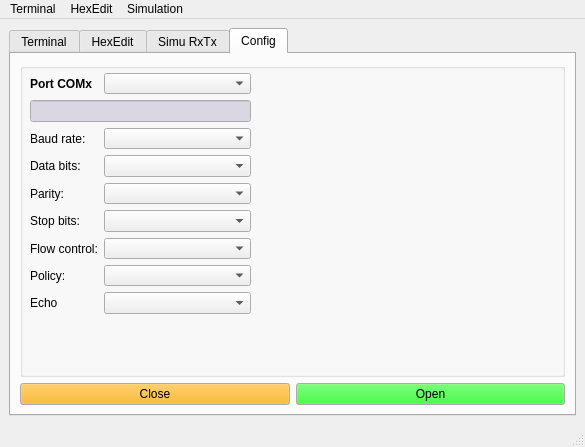
<?xml version="1.0" encoding="UTF-8"?>
<ui version="4.0">
 <class>ihm_RS232</class>
 <widget class="QMainWindow" name="ihm_RS232">
  <property name="geometry">
   <rect>
    <x>0</x>
    <y>0</y>
    <width>585</width>
    <height>447</height>
   </rect>
  </property>
  <property name="windowTitle">
   <string>MainWindow</string>
  </property>
  <widget class="QWidget" name="centralwidget">
   <layout class="QGridLayout" name="gridLayout">
    <item row="0" column="0">
     <widget class="QTabWidget" name="tabWidget">
      <property name="currentIndex">
       <number>3</number>
      </property>
      <widget class="QWidget" name="Terminal">
       <attribute name="title">
        <string>Terminal</string>
       </attribute>
       <layout class="QGridLayout" name="gridLayout_2">
        <item row="0" column="0">
         <layout class="QVBoxLayout" name="console_terminal"/>
        </item>
       </layout>
      </widget>
      <widget class="QWidget" name="HexEditorRxTx">
       <attribute name="title">
        <string>HexEdit</string>
       </attribute>
       <layout class="QHBoxLayout" name="horizontalLayout">
        <item>
         <layout class="QGridLayout" name="gridLayout_5">
          <item row="0" column="0" colspan="2">
           <widget class="QHexEdit" name="hexEdit">
            <property name="toolTip">
             <string>HexEdit</string>
            </property>
            <property name="whatsThis">
             <string>HexEdit</string>
            </property>
           </widget>
          </item>
          <item row="1" column="0">
           <widget class="QRadioButton" name="TX_select_String">
            <property name="text">
             <string>String</string>
            </property>
           </widget>
          </item>
          <item row="1" column="1">
           <widget class="QRadioButton" name="TX_select_Values">
            <property name="text">
             <string>Valeurs</string>
            </property>
            <property name="checked">
             <bool>true</bool>
            </property>
           </widget>
          </item>
          <item row="2" column="0" colspan="2">
           <widget class="QLineEdit" name="TX_value"/>
          </item>
          <item row="3" column="0">
           <widget class="QPushButton" name="TX_send">
            <property name="text">
             <string>Send</string>
            </property>
           </widget>
          </item>
         </layout>
        </item>
       </layout>
      </widget>
      <widget class="QWidget" name="SimuRxTx">
       <attribute name="title">
        <string>Simu RxTx</string>
       </attribute>
       <layout class="QGridLayout" name="gridLayout_7">
        <item row="0" column="0">
         <widget class="QGroupBox" name="groupBoxSimuDonneesEntrantes">
          <property name="title">
           <string>SIMULE DES DONNES ENTRANTES</string>
          </property>
          <layout class="QGridLayout" name="gridLayout_4">
           <item row="0" column="0">
            <widget class="QRadioButton" name="SimuRX_select_String">
             <property name="text">
              <string>String</string>
             </property>
            </widget>
           </item>
           <item row="0" column="1">
            <widget class="QRadioButton" name="SimuRX_select_Values">
             <property name="text">
              <string>Valeurs</string>
             </property>
             <property name="checked">
              <bool>true</bool>
             </property>
            </widget>
           </item>
           <item row="1" column="0" colspan="2">
            <widget class="QLineEdit" name="SimuRX_value"/>
           </item>
           <item row="2" column="0">
            <widget class="QPushButton" name="SimuRX_send">
             <property name="text">
              <string>Send</string>
             </property>
            </widget>
           </item>
          </layout>
         </widget>
        </item>
        <item row="1" column="0">
         <widget class="QGroupBox" name="groupBoxVisuDonneesSortantes">
          <property name="title">
           <string>VISUALISE LES DONNEES SORTANTES</string>
          </property>
          <layout class="QGridLayout" name="gridLayout_6">
           <item row="0" column="0">
            <widget class="QHexEdit" name="simuTx_hexEdit">
             <property name="toolTip">
              <string>HexEdit</string>
             </property>
             <property name="whatsThis">
              <string>HexEdit</string>
             </property>
            </widget>
           </item>
          </layout>
         </widget>
        </item>
       </layout>
      </widget>
      <widget class="QWidget" name="tab">
       <attribute name="title">
        <string>Config</string>
       </attribute>
       <layout class="QGridLayout" name="gridLayout_3">
        <item row="1" column="0">
         <widget class="QPushButton" name="CloseButton">
          <property name="enabled">
           <bool>true</bool>
          </property>
          <property name="palette">
           <palette>
            <active>
             <colorrole role="Button">
              <brush brushstyle="SolidPattern">
               <color alpha="255">
                <red>255</red>
                <green>170</green>
                <blue>0</blue>
               </color>
              </brush>
             </colorrole>
            </active>
            <inactive>
             <colorrole role="Button">
              <brush brushstyle="SolidPattern">
               <color alpha="255">
                <red>255</red>
                <green>170</green>
                <blue>0</blue>
               </color>
              </brush>
             </colorrole>
            </inactive>
            <disabled>
             <colorrole role="Button">
              <brush brushstyle="SolidPattern">
               <color alpha="255">
                <red>255</red>
                <green>170</green>
                <blue>0</blue>
               </color>
              </brush>
             </colorrole>
            </disabled>
           </palette>
          </property>
          <property name="text">
           <string>Close</string>
          </property>
          <property name="autoDefault">
           <bool>true</bool>
          </property>
          <property name="flat">
           <bool>false</bool>
          </property>
         </widget>
        </item>
        <item row="1" column="1">
         <widget class="QPushButton" name="OpenButton">
          <property name="enabled">
           <bool>true</bool>
          </property>
          <property name="palette">
           <palette>
            <active>
             <colorrole role="Button">
              <brush brushstyle="SolidPattern">
               <color alpha="255">
                <red>0</red>
                <green>255</green>
                <blue>0</blue>
               </color>
              </brush>
             </colorrole>
            </active>
            <inactive>
             <colorrole role="Button">
              <brush brushstyle="SolidPattern">
               <color alpha="255">
                <red>0</red>
                <green>255</green>
                <blue>0</blue>
               </color>
              </brush>
             </colorrole>
            </inactive>
            <disabled>
             <colorrole role="Button">
              <brush brushstyle="SolidPattern">
               <color alpha="255">
                <red>0</red>
                <green>255</green>
                <blue>0</blue>
               </color>
              </brush>
             </colorrole>
            </disabled>
           </palette>
          </property>
          <property name="text">
           <string>Open</string>
          </property>
          <property name="autoDefault">
           <bool>true</bool>
          </property>
          <property name="flat">
           <bool>false</bool>
          </property>
         </widget>
        </item>
        <item row="0" column="0" colspan="2">
         <widget class="QGroupBox" name="groupConfigPortCom">
          <property name="title">
           <string/>
          </property>
          <widget class="QWidget" name="layoutWidget">
           <property name="geometry">
            <rect>
             <x>10</x>
             <y>10</y>
             <width>221</width>
             <height>241</height>
            </rect>
           </property>
           <layout class="QFormLayout" name="formLayout">
            <item row="0" column="0">
             <widget class="QLabel" name="Label7">
              <property name="font">
               <font>
                <weight>75</weight>
                <bold>true</bold>
               </font>
              </property>
              <property name="text">
               <string>Port COMx</string>
              </property>
             </widget>
            </item>
            <item row="0" column="1">
             <widget class="QComboBox" name="portCOM"/>
            </item>
            <item row="1" column="0" colspan="2">
             <widget class="QLineEdit" name="portDescription">
              <property name="palette">
               <palette>
                <active>
                 <colorrole role="Base">
                  <brush brushstyle="SolidPattern">
                   <color alpha="255">
                    <red>219</red>
                    <green>215</green>
                    <blue>226</blue>
                   </color>
                  </brush>
                 </colorrole>
                </active>
                <inactive>
                 <colorrole role="Base">
                  <brush brushstyle="SolidPattern">
                   <color alpha="255">
                    <red>219</red>
                    <green>215</green>
                    <blue>226</blue>
                   </color>
                  </brush>
                 </colorrole>
                </inactive>
                <disabled>
                 <colorrole role="Base">
                  <brush brushstyle="SolidPattern">
                   <color alpha="255">
                    <red>255</red>
                    <green>255</green>
                    <blue>127</blue>
                   </color>
                  </brush>
                 </colorrole>
                </disabled>
               </palette>
              </property>
              <property name="font">
               <font>
                <pointsize>7</pointsize>
                <italic>false</italic>
               </font>
              </property>
              <property name="readOnly">
               <bool>true</bool>
              </property>
             </widget>
            </item>
            <item row="2" column="0">
             <widget class="QLabel" name="Label1">
              <property name="text">
               <string>Baud rate:</string>
              </property>
             </widget>
            </item>
            <item row="2" column="1">
             <widget class="QComboBox" name="baudBox"/>
            </item>
            <item row="3" column="0">
             <widget class="QLabel" name="Label2">
              <property name="text">
               <string>Data bits:</string>
              </property>
             </widget>
            </item>
            <item row="3" column="1">
             <widget class="QComboBox" name="dataBox"/>
            </item>
            <item row="4" column="0">
             <widget class="QLabel" name="Label3">
              <property name="text">
               <string>Parity:</string>
              </property>
             </widget>
            </item>
            <item row="4" column="1">
             <widget class="QComboBox" name="parityBox"/>
            </item>
            <item row="5" column="0">
             <widget class="QLabel" name="Label4">
              <property name="text">
               <string>Stop bits:</string>
              </property>
             </widget>
            </item>
            <item row="5" column="1">
             <widget class="QComboBox" name="stopBox"/>
            </item>
            <item row="6" column="0">
             <widget class="QLabel" name="Label5">
              <property name="text">
               <string>Flow control:</string>
              </property>
             </widget>
            </item>
            <item row="6" column="1">
             <widget class="QComboBox" name="flowBox"/>
            </item>
            <item row="7" column="0">
             <widget class="QLabel" name="Label6">
              <property name="text">
               <string>Policy:</string>
              </property>
             </widget>
            </item>
            <item row="7" column="1">
             <widget class="QComboBox" name="policyBox"/>
            </item>
            <item row="8" column="0">
             <widget class="QLabel" name="Label6_2">
              <property name="text">
               <string>Echo</string>
              </property>
             </widget>
            </item>
            <item row="8" column="1">
             <widget class="QComboBox" name="echoBox">
              <property name="toolTip">
               <string>Renvoie chaque octet reçu</string>
              </property>
             </widget>
            </item>
           </layout>
          </widget>
         </widget>
        </item>
       </layout>
      </widget>
     </widget>
    </item>
   </layout>
  </widget>
  <widget class="QMenuBar" name="menubar">
   <property name="geometry">
    <rect>
     <x>0</x>
     <y>0</y>
     <width>585</width>
     <height>18</height>
    </rect>
   </property>
   <widget class="QMenu" name="menuTerminal">
    <property name="title">
     <string>Terminal</string>
    </property>
    <addaction name="actionTerminal_OnOff"/>
    <addaction name="actionTerminal_EchoLocal"/>
    <addaction name="separator"/>
    <addaction name="actionTerminal_Clear"/>
    <addaction name="actionTerminal_Sauvegarder"/>
    <addaction name="actionTerminal_EnvoyerFichierTexte"/>
   </widget>
   <widget class="QMenu" name="menuHexEdit">
    <property name="title">
     <string>HexEdit</string>
    </property>
    <widget class="QMenu" name="menuSauvegarder">
     <property name="title">
      <string>Sauvegarder</string>
     </property>
     <addaction name="actionHexEdit_SauvegarderBrut"/>
     <addaction name="actionHexEdit_SauvegarderHexASCII"/>
    </widget>
    <widget class="QMenu" name="menuCopier">
     <property name="title">
      <string>Copier selection</string>
     </property>
     <addaction name="actionHexEdit_CopyBrut"/>
     <addaction name="actionHexEdit_CopyHexASCII"/>
    </widget>
    <widget class="QMenu" name="menuEnvoyer_un_fichier">
     <property name="title">
      <string>Envoyer un fichier</string>
     </property>
     <addaction name="actionHexEdit_EnvoyerFichierFormatBrut"/>
     <addaction name="actionHexEdit_EnvoyerFichierFormatHexASCII"/>
    </widget>
    <addaction name="actionHexEdit_OnOff"/>
    <addaction name="separator"/>
    <addaction name="actionHexEdit_Clear"/>
    <addaction name="menuCopier"/>
    <addaction name="menuSauvegarder"/>
    <addaction name="menuEnvoyer_un_fichier"/>
   </widget>
   <widget class="QMenu" name="menuSimulation">
    <property name="title">
     <string>Simulation</string>
    </property>
    <widget class="QMenu" name="menuEnvoyer_fichier">
     <property name="title">
      <string>Fichier de donnees entrantes</string>
     </property>
     <addaction name="actionSimuRx_DonneesEntrantesFichierBrut"/>
     <addaction name="actionSimuRx_DonneesEntrantesFichierHexASCII"/>
    </widget>
    <widget class="QMenu" name="menuSauvegarder_donnees_sortantes">
     <property name="title">
      <string>Sauvegarder donnees sortantes</string>
     </property>
     <addaction name="actionVisuTx_SauvegarderBrut"/>
     <addaction name="actionVisuTx_SauvegarderHexASCII"/>
    </widget>
    <addaction name="actionSimuRxTx_OnOff"/>
    <addaction name="separator"/>
    <addaction name="menuEnvoyer_fichier"/>
    <addaction name="separator"/>
    <addaction name="actionVisuTx_Clear"/>
    <addaction name="menuSauvegarder_donnees_sortantes"/>
   </widget>
   <addaction name="menuTerminal"/>
   <addaction name="menuHexEdit"/>
   <addaction name="menuSimulation"/>
  </widget>
  <widget class="QStatusBar" name="statusbar"/>
  <action name="actionTerminal_OnOff">
   <property name="checkable">
    <bool>true</bool>
   </property>
   <property name="checked">
    <bool>false</bool>
   </property>
   <property name="enabled">
    <bool>true</bool>
   </property>
   <property name="text">
    <string>On / Off</string>
   </property>
  </action>
  <action name="actionTerminal_Clear">
   <property name="text">
    <string>Effacer</string>
   </property>
  </action>
  <action name="actionTerminal_Sauvegarder">
   <property name="text">
    <string>Sauvegarder</string>
   </property>
  </action>
  <action name="actionTerminal_Copier">
   <property name="text">
    <string>Copier</string>
   </property>
  </action>
  <action name="actionHexEdit_OnOff">
   <property name="checkable">
    <bool>true</bool>
   </property>
   <property name="text">
    <string>On / Off</string>
   </property>
  </action>
  <action name="actionHexEdit_Clear">
   <property name="text">
    <string>Effacer</string>
   </property>
  </action>
  <action name="actionSauvegarder_Hex">
   <property name="text">
    <string>Sauvegarder Hex</string>
   </property>
  </action>
  <action name="actionHexEdit_SauvegarderBrut">
   <property name="text">
    <string>Format Brut</string>
   </property>
  </action>
  <action name="actionHexEdit_SauvegarderHexASCII">
   <property name="text">
    <string>Format Hex ASCII</string>
   </property>
  </action>
  <action name="actionHexEdit_CopyBrut">
   <property name="text">
    <string>ASCII</string>
   </property>
  </action>
  <action name="actionHexEdit_CopyHexASCII">
   <property name="text">
    <string>Hex</string>
   </property>
  </action>
  <action name="actionSimuRx_DonneesEntrantesFichierBrut">
   <property name="text">
    <string>Format Brut</string>
   </property>
  </action>
  <action name="actionSimuRx_DonneesEntrantesFichierHexASCII">
   <property name="text">
    <string>Format Hex ASCII</string>
   </property>
  </action>
  <action name="actionVisuTx_Clear">
   <property name="text">
    <string>Effacer données sortantes</string>
   </property>
  </action>
  <action name="actionSimuRxTx_OnOff">
   <property name="checkable">
    <bool>true</bool>
   </property>
   <property name="text">
    <string>On / Off</string>
   </property>
  </action>
  <action name="actionTerminal_EchoLocal">
   <property name="checkable">
    <bool>true</bool>
   </property>
   <property name="text">
    <string>Echo local On / Off</string>
   </property>
  </action>
  <action name="actionTerminal_EnvoyerFichierTexte">
   <property name="text">
    <string>Envoyer fichier texte</string>
   </property>
  </action>
  <action name="actionHexEdit_SauvegarderBinaire">
   <property name="text">
    <string>Binaire</string>
   </property>
  </action>
  <action name="actionHexEdit_EnvoyerFichierFormatBrut">
   <property name="text">
    <string>Format Brut</string>
   </property>
  </action>
  <action name="actionHexEdit_EnvoyerFichierFormatHexASCII">
   <property name="text">
    <string>Format Hex ASCII</string>
   </property>
  </action>
  <action name="actionVisuTx_SauvegarderBrut">
   <property name="text">
    <string>Format Brut</string>
   </property>
  </action>
  <action name="actionVisuTx_SauvegarderHexASCII">
   <property name="text">
    <string>Format Hex ASCII</string>
   </property>
  </action>
 </widget>
 <customwidgets>
  <customwidget>
   <class>QHexEdit</class>
   <extends>QFrame</extends>
   <header>qhexedit.h</header>
  </customwidget>
 </customwidgets>
 <resources/>
 <connections/>
</ui>
